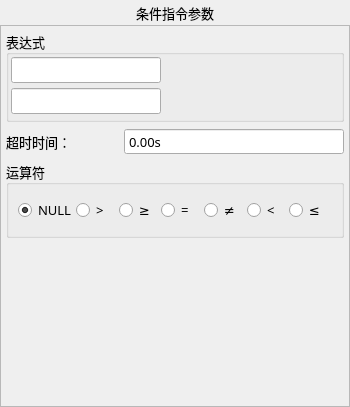
<?xml version="1.0" encoding="UTF-8"?>
<ui version="4.0">
 <class>FormActIf</class>
 <widget class="QWidget" name="FormActIf">
  <property name="geometry">
   <rect>
    <x>0</x>
    <y>0</y>
    <width>350</width>
    <height>407</height>
   </rect>
  </property>
  <property name="minimumSize">
   <size>
    <width>350</width>
    <height>407</height>
   </size>
  </property>
  <property name="maximumSize">
   <size>
    <width>700</width>
    <height>815</height>
   </size>
  </property>
  <property name="font">
   <font>
    <family>微软雅黑</family>
    <pointsize>10</pointsize>
    <weight>50</weight>
    <italic>false</italic>
    <bold>false</bold>
   </font>
  </property>
  <property name="windowTitle">
   <string notr="true">条件</string>
  </property>
  <property name="toolTip">
   <string notr="true"/>
  </property>
  <property name="statusTip">
   <string notr="true"/>
  </property>
  <property name="whatsThis">
   <string notr="true"/>
  </property>
  <property name="accessibleName">
   <string notr="true"/>
  </property>
  <property name="accessibleDescription">
   <string notr="true"/>
  </property>
  <property name="styleSheet">
   <string notr="true"/>
  </property>
  <property name="windowFilePath">
   <string notr="true"/>
  </property>
  <layout class="QVBoxLayout" name="verticalLayout">
   <property name="spacing">
    <number>0</number>
   </property>
   <property name="margin">
    <number>0</number>
   </property>
   <item>
    <widget class="QLabel" name="labelParaTitle">
     <property name="sizePolicy">
      <sizepolicy hsizetype="Preferred" vsizetype="Fixed">
       <horstretch>0</horstretch>
       <verstretch>0</verstretch>
      </sizepolicy>
     </property>
     <property name="minimumSize">
      <size>
       <width>0</width>
       <height>25</height>
      </size>
     </property>
     <property name="maximumSize">
      <size>
       <width>16777215</width>
       <height>16777215</height>
      </size>
     </property>
     <property name="font">
      <font>
       <family>微软雅黑</family>
       <pointsize>10</pointsize>
       <weight>50</weight>
       <bold>false</bold>
      </font>
     </property>
     <property name="styleSheet">
      <string notr="true">QLabel#labelParaTitle
{
	color: black;
	border-image: url(:/img/widget/Panel.png) 0 4 0 4;
	border-left: 4px transparent;
	border-right: 4px transparent;
}
</string>
     </property>
     <property name="text">
      <string>条件指令参数</string>
     </property>
     <property name="alignment">
      <set>Qt::AlignCenter</set>
     </property>
    </widget>
   </item>
   <item>
    <widget class="QFrame" name="frameActIf">
     <property name="font">
      <font>
       <family>微软雅黑</family>
       <pointsize>10</pointsize>
       <weight>50</weight>
       <italic>false</italic>
       <bold>false</bold>
      </font>
     </property>
     <property name="styleSheet">
      <string notr="true"/>
     </property>
     <property name="frameShape">
      <enum>QFrame::StyledPanel</enum>
     </property>
     <property name="frameShadow">
      <enum>QFrame::Plain</enum>
     </property>
     <property name="IsMainArea" stdset="0">
      <bool>true</bool>
     </property>
     <layout class="QGridLayout" name="gridLayout">
      <property name="margin">
       <number>5</number>
      </property>
      <item row="0" column="0" colspan="3">
       <widget class="QGroupBox" name="groupExpression">
        <property name="minimumSize">
         <size>
          <width>0</width>
          <height>25</height>
         </size>
        </property>
        <property name="font">
         <font>
          <family>微软雅黑</family>
          <pointsize>10</pointsize>
          <weight>50</weight>
          <italic>false</italic>
          <bold>false</bold>
         </font>
        </property>
        <property name="title">
         <string>表达式</string>
        </property>
        <layout class="QGridLayout" name="gridLayout_2">
         <property name="leftMargin">
          <number>2</number>
         </property>
         <property name="topMargin">
          <number>2</number>
         </property>
         <property name="rightMargin">
          <number>2</number>
         </property>
         <property name="bottomMargin">
          <number>5</number>
         </property>
         <property name="horizontalSpacing">
          <number>0</number>
         </property>
         <property name="verticalSpacing">
          <number>5</number>
         </property>
         <item row="0" column="0">
          <widget class="xLineEdit" name="lineEdit_var">
           <property name="sizePolicy">
            <sizepolicy hsizetype="Fixed" vsizetype="Fixed">
             <horstretch>0</horstretch>
             <verstretch>0</verstretch>
            </sizepolicy>
           </property>
           <property name="minimumSize">
            <size>
             <width>70</width>
             <height>25</height>
            </size>
           </property>
           <property name="maximumSize">
            <size>
             <width>300</width>
             <height>50</height>
            </size>
           </property>
           <property name="font">
            <font>
             <family>微软雅黑</family>
             <pointsize>10</pointsize>
             <weight>50</weight>
             <italic>false</italic>
             <bold>false</bold>
            </font>
           </property>
           <property name="focusPolicy">
            <enum>Qt::ClickFocus</enum>
           </property>
           <property name="acceptDrops">
            <bool>false</bool>
           </property>
           <property name="text">
            <string/>
           </property>
           <property name="alignment">
            <set>Qt::AlignCenter</set>
           </property>
           <property name="readOnly">
            <bool>true</bool>
           </property>
          </widget>
         </item>
         <item row="0" column="1">
          <widget class="QLabel" name="labelOperator">
           <property name="sizePolicy">
            <sizepolicy hsizetype="Expanding" vsizetype="Preferred">
             <horstretch>0</horstretch>
             <verstretch>0</verstretch>
            </sizepolicy>
           </property>
           <property name="minimumSize">
            <size>
             <width>75</width>
             <height>25</height>
            </size>
           </property>
           <property name="maximumSize">
            <size>
             <width>16777215</width>
             <height>50</height>
            </size>
           </property>
           <property name="font">
            <font>
             <family>微软雅黑</family>
             <pointsize>10</pointsize>
             <weight>50</weight>
             <bold>false</bold>
            </font>
           </property>
           <property name="text">
            <string notr="true"/>
           </property>
           <property name="alignment">
            <set>Qt::AlignCenter</set>
           </property>
          </widget>
         </item>
         <item row="1" column="0">
          <widget class="xLineEdit" name="lineEdit_para">
           <property name="enabled">
            <bool>true</bool>
           </property>
           <property name="sizePolicy">
            <sizepolicy hsizetype="Fixed" vsizetype="Fixed">
             <horstretch>0</horstretch>
             <verstretch>0</verstretch>
            </sizepolicy>
           </property>
           <property name="minimumSize">
            <size>
             <width>150</width>
             <height>25</height>
            </size>
           </property>
           <property name="maximumSize">
            <size>
             <width>300</width>
             <height>50</height>
            </size>
           </property>
           <property name="font">
            <font>
             <family>微软雅黑</family>
             <pointsize>10</pointsize>
             <weight>50</weight>
             <italic>false</italic>
             <bold>false</bold>
            </font>
           </property>
           <property name="focusPolicy">
            <enum>Qt::ClickFocus</enum>
           </property>
           <property name="acceptDrops">
            <bool>false</bool>
           </property>
           <property name="text">
            <string/>
           </property>
           <property name="alignment">
            <set>Qt::AlignCenter</set>
           </property>
           <property name="readOnly">
            <bool>true</bool>
           </property>
          </widget>
         </item>
        </layout>
       </widget>
      </item>
      <item row="1" column="0">
       <widget class="QLabel" name="labelDelay">
        <property name="minimumSize">
         <size>
          <width>0</width>
          <height>25</height>
         </size>
        </property>
        <property name="maximumSize">
         <size>
          <width>16777215</width>
          <height>50</height>
         </size>
        </property>
        <property name="font">
         <font>
          <family>微软雅黑</family>
          <pointsize>10</pointsize>
          <weight>50</weight>
          <italic>false</italic>
          <bold>false</bold>
         </font>
        </property>
        <property name="text">
         <string>超时时间：</string>
        </property>
       </widget>
      </item>
      <item row="1" column="2">
       <widget class="xDoubleSpinBox" name="BoxDelay">
        <property name="enabled">
         <bool>true</bool>
        </property>
        <property name="sizePolicy">
         <sizepolicy hsizetype="Fixed" vsizetype="Fixed">
          <horstretch>0</horstretch>
          <verstretch>0</verstretch>
         </sizepolicy>
        </property>
        <property name="minimumSize">
         <size>
          <width>220</width>
          <height>25</height>
         </size>
        </property>
        <property name="maximumSize">
         <size>
          <width>220</width>
          <height>50</height>
         </size>
        </property>
        <property name="font">
         <font>
          <family>微软雅黑</family>
          <pointsize>10</pointsize>
          <weight>50</weight>
          <italic>false</italic>
          <bold>false</bold>
         </font>
        </property>
        <property name="focusPolicy">
         <enum>Qt::ClickFocus</enum>
        </property>
        <property name="alignment">
         <set>Qt::AlignLeading|Qt::AlignLeft|Qt::AlignVCenter</set>
        </property>
        <property name="buttonSymbols">
         <enum>QAbstractSpinBox::NoButtons</enum>
        </property>
        <property name="specialValueText">
         <string notr="true"/>
        </property>
        <property name="keyboardTracking">
         <bool>false</bool>
        </property>
        <property name="prefix">
         <string notr="true"/>
        </property>
        <property name="suffix">
         <string notr="true">s</string>
        </property>
        <property name="decimals">
         <number>2</number>
        </property>
        <property name="maximum">
         <double>600.000000000000000</double>
        </property>
        <property name="singleStep">
         <double>0.100000000000000</double>
        </property>
        <property name="HasBtn" stdset="0">
         <bool>true</bool>
        </property>
       </widget>
      </item>
      <item row="2" column="0" colspan="3">
       <widget class="QGroupBox" name="groupBoxOperator">
        <property name="font">
         <font>
          <family>微软雅黑</family>
          <pointsize>10</pointsize>
          <weight>50</weight>
          <italic>false</italic>
          <bold>false</bold>
         </font>
        </property>
        <property name="title">
         <string>运算符</string>
        </property>
        <layout class="QGridLayout" name="gridLayout_3">
         <property name="topMargin">
          <number>0</number>
         </property>
         <property name="bottomMargin">
          <number>0</number>
         </property>
         <property name="spacing">
          <number>0</number>
         </property>
         <item row="0" column="1">
          <widget class="xRadioButton" name="radioButton_gt">
           <property name="sizePolicy">
            <sizepolicy hsizetype="Expanding" vsizetype="Fixed">
             <horstretch>0</horstretch>
             <verstretch>0</verstretch>
            </sizepolicy>
           </property>
           <property name="minimumSize">
            <size>
             <width>40</width>
             <height>50</height>
            </size>
           </property>
           <property name="maximumSize">
            <size>
             <width>16777215</width>
             <height>50</height>
            </size>
           </property>
           <property name="font">
            <font>
             <family>微软雅黑</family>
             <pointsize>10</pointsize>
             <weight>50</weight>
             <bold>false</bold>
            </font>
           </property>
           <property name="focusPolicy">
            <enum>Qt::NoFocus</enum>
           </property>
           <property name="text">
            <string notr="true">&gt;</string>
           </property>
          </widget>
         </item>
         <item row="0" column="0">
          <widget class="xRadioButton" name="radioButton_dir">
           <property name="sizePolicy">
            <sizepolicy hsizetype="Expanding" vsizetype="Fixed">
             <horstretch>0</horstretch>
             <verstretch>0</verstretch>
            </sizepolicy>
           </property>
           <property name="minimumSize">
            <size>
             <width>40</width>
             <height>50</height>
            </size>
           </property>
           <property name="maximumSize">
            <size>
             <width>16777215</width>
             <height>50</height>
            </size>
           </property>
           <property name="font">
            <font>
             <family>微软雅黑</family>
             <pointsize>10</pointsize>
             <weight>50</weight>
             <italic>false</italic>
             <bold>false</bold>
            </font>
           </property>
           <property name="focusPolicy">
            <enum>Qt::NoFocus</enum>
           </property>
           <property name="text">
            <string notr="true">NULL</string>
           </property>
           <property name="checked">
            <bool>true</bool>
           </property>
          </widget>
         </item>
         <item row="0" column="3">
          <widget class="xRadioButton" name="radioButton_eq">
           <property name="sizePolicy">
            <sizepolicy hsizetype="Expanding" vsizetype="Fixed">
             <horstretch>0</horstretch>
             <verstretch>0</verstretch>
            </sizepolicy>
           </property>
           <property name="minimumSize">
            <size>
             <width>40</width>
             <height>50</height>
            </size>
           </property>
           <property name="maximumSize">
            <size>
             <width>16777215</width>
             <height>50</height>
            </size>
           </property>
           <property name="font">
            <font>
             <family>微软雅黑</family>
             <pointsize>10</pointsize>
             <weight>50</weight>
             <bold>false</bold>
            </font>
           </property>
           <property name="focusPolicy">
            <enum>Qt::NoFocus</enum>
           </property>
           <property name="text">
            <string notr="true">=</string>
           </property>
          </widget>
         </item>
         <item row="0" column="2">
          <widget class="xRadioButton" name="radioButton_ge">
           <property name="sizePolicy">
            <sizepolicy hsizetype="Expanding" vsizetype="Fixed">
             <horstretch>0</horstretch>
             <verstretch>0</verstretch>
            </sizepolicy>
           </property>
           <property name="minimumSize">
            <size>
             <width>40</width>
             <height>50</height>
            </size>
           </property>
           <property name="maximumSize">
            <size>
             <width>16777215</width>
             <height>50</height>
            </size>
           </property>
           <property name="font">
            <font>
             <family>微软雅黑</family>
             <pointsize>10</pointsize>
             <weight>50</weight>
             <bold>false</bold>
            </font>
           </property>
           <property name="focusPolicy">
            <enum>Qt::NoFocus</enum>
           </property>
           <property name="text">
            <string notr="true">≥</string>
           </property>
          </widget>
         </item>
         <item row="0" column="4">
          <widget class="xRadioButton" name="radioButton_ne">
           <property name="sizePolicy">
            <sizepolicy hsizetype="Expanding" vsizetype="Fixed">
             <horstretch>0</horstretch>
             <verstretch>0</verstretch>
            </sizepolicy>
           </property>
           <property name="minimumSize">
            <size>
             <width>40</width>
             <height>50</height>
            </size>
           </property>
           <property name="maximumSize">
            <size>
             <width>16777215</width>
             <height>50</height>
            </size>
           </property>
           <property name="font">
            <font>
             <family>微软雅黑</family>
             <pointsize>10</pointsize>
             <weight>50</weight>
             <bold>false</bold>
            </font>
           </property>
           <property name="focusPolicy">
            <enum>Qt::NoFocus</enum>
           </property>
           <property name="text">
            <string notr="true">≠</string>
           </property>
          </widget>
         </item>
         <item row="0" column="6">
          <widget class="xRadioButton" name="radioButton_le">
           <property name="sizePolicy">
            <sizepolicy hsizetype="Expanding" vsizetype="Fixed">
             <horstretch>0</horstretch>
             <verstretch>0</verstretch>
            </sizepolicy>
           </property>
           <property name="minimumSize">
            <size>
             <width>40</width>
             <height>50</height>
            </size>
           </property>
           <property name="maximumSize">
            <size>
             <width>16777215</width>
             <height>50</height>
            </size>
           </property>
           <property name="font">
            <font>
             <family>微软雅黑</family>
             <pointsize>10</pointsize>
             <weight>50</weight>
             <bold>false</bold>
            </font>
           </property>
           <property name="focusPolicy">
            <enum>Qt::NoFocus</enum>
           </property>
           <property name="text">
            <string notr="true">≤</string>
           </property>
          </widget>
         </item>
         <item row="0" column="5">
          <widget class="xRadioButton" name="radioButton_lt">
           <property name="sizePolicy">
            <sizepolicy hsizetype="Expanding" vsizetype="Fixed">
             <horstretch>0</horstretch>
             <verstretch>0</verstretch>
            </sizepolicy>
           </property>
           <property name="minimumSize">
            <size>
             <width>40</width>
             <height>50</height>
            </size>
           </property>
           <property name="maximumSize">
            <size>
             <width>16777215</width>
             <height>50</height>
            </size>
           </property>
           <property name="font">
            <font>
             <family>微软雅黑</family>
             <pointsize>10</pointsize>
             <weight>50</weight>
             <bold>false</bold>
            </font>
           </property>
           <property name="focusPolicy">
            <enum>Qt::NoFocus</enum>
           </property>
           <property name="text">
            <string notr="true">&lt;</string>
           </property>
          </widget>
         </item>
        </layout>
       </widget>
      </item>
      <item row="3" column="1">
       <spacer name="verticalSpacer">
        <property name="orientation">
         <enum>Qt::Vertical</enum>
        </property>
        <property name="sizeHint" stdset="0">
         <size>
          <width>20</width>
          <height>40</height>
         </size>
        </property>
       </spacer>
      </item>
     </layout>
    </widget>
   </item>
  </layout>
 </widget>
 <customwidgets>
  <customwidget>
   <class>xRadioButton</class>
   <extends>QRadioButton</extends>
   <header>xradiobutton.h</header>
  </customwidget>
  <customwidget>
   <class>xDoubleSpinBox</class>
   <extends>QDoubleSpinBox</extends>
   <header>xdoublespinbox.h</header>
   <slots>
    <signal>clicked()</signal>
   </slots>
  </customwidget>
  <customwidget>
   <class>xLineEdit</class>
   <extends>QLineEdit</extends>
   <header>xlineedit.h</header>
   <slots>
    <signal>clicked()</signal>
   </slots>
  </customwidget>
 </customwidgets>
 <tabstops>
  <tabstop>lineEdit_var</tabstop>
  <tabstop>radioButton_dir</tabstop>
  <tabstop>radioButton_gt</tabstop>
  <tabstop>radioButton_ge</tabstop>
  <tabstop>radioButton_eq</tabstop>
  <tabstop>radioButton_ne</tabstop>
  <tabstop>radioButton_lt</tabstop>
  <tabstop>radioButton_le</tabstop>
 </tabstops>
 <resources/>
 <connections>
  <connection>
   <sender>lineEdit_var</sender>
   <signal>clicked()</signal>
   <receiver>FormActIf</receiver>
   <slot>selectVariable()</slot>
   <hints>
    <hint type="sourcelabel">
     <x>40</x>
     <y>87</y>
    </hint>
    <hint type="destinationlabel">
     <x>-22</x>
     <y>87</y>
    </hint>
   </hints>
  </connection>
  <connection>
   <sender>lineEdit_para</sender>
   <signal>clicked()</signal>
   <receiver>FormActIf</receiver>
   <slot>selectParameter()</slot>
   <hints>
    <hint type="sourcelabel">
     <x>236</x>
     <y>86</y>
    </hint>
    <hint type="destinationlabel">
     <x>329</x>
     <y>92</y>
    </hint>
   </hints>
  </connection>
  <connection>
   <sender>BoxDelay</sender>
   <signal>clicked()</signal>
   <receiver>FormActIf</receiver>
   <slot>InputDelay()</slot>
   <hints>
    <hint type="sourcelabel">
     <x>676</x>
     <y>124</y>
    </hint>
    <hint type="destinationlabel">
     <x>394</x>
     <y>149</y>
    </hint>
   </hints>
  </connection>
 </connections>
 <slots>
  <slot>selectVariable()</slot>
  <slot>selectParameter()</slot>
  <slot>InputDelay()</slot>
 </slots>
</ui>
